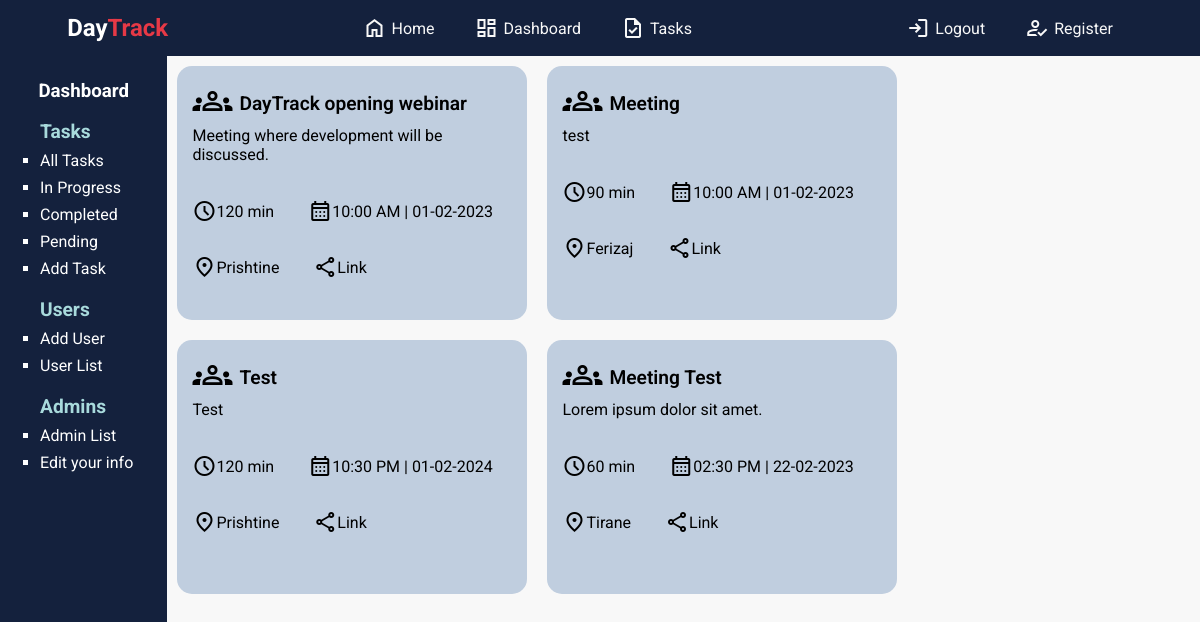
/dashboard/allmeetings.php (signed in), run on the app's committed database.
### tables this page shows
CREATE TABLE `meeting` (
  `ID` int(11) NOT NULL,
  `title` varchar(100) NOT NULL,
  `starttime` datetime NOT NULL,
  `length` int(11) NOT NULL,
  `location` varchar(100) NOT NULL,
  `link` varchar(100) NOT NULL,
  `description` varchar(100) NOT NULL,
  `admin` int(11) NOT NULL
);

### dbCon.php (called while the page is built, shortened)
<?php
    class dbCon{
        public $conn = null;
        private $host = 'localhost';
        private $database = 'daytrackdb';
        private $username = 'root';
        private $password = '';
        public function connDB(){
            try{
                $this->conn = new   PDO("mysql:host=$this->host;dbname=$this->database",
                                    $this->username,$this->password,
                                    [PDO::ATTR_DEFAULT_FETCH_MODE => PDO::FETCH_ASSOC]);
            } catch(PDOException  $pdoe){
                die("Nuk mund te lidhej ne bazen e te dhenave {$this->database}: ". $pdoe->getMessage());
            }
            return $this->conn;
        }
 }
?>

### logic/meeting.php (called while the page is built, shortened)
<?php
include_once(__DIR__."./../dbCon.php");
class Meeting extends dbCon{
    private $dbConnection;
    public function __construct($ID='',$title='',$starttime='',$length='',$location='',$link='',$description='',$admin='',$members=''){
        $this->dbConnection = $this->connDB();
    }
    public function showAllMeetings(){
        try{
            $sql = "SELECT * FROM meeting";
            $stm = $this->dbConnection->prepare($sql);
            $stm->execute();
            $users= $stm->fetchAll();
            return $users;
        } catch(Exception $e){
            return $e -> getMessage();
        }
    }
}
?>

### dashboard/allmeetings.php (the view, shortened to what this page needs)
<?php
    include_once("../dbCon.php");
    include_once("../logic/meeting.php");
  $text = "Login";
  $redirect = "../login.php";
  if(isset($_SESSION['username'])){
    $text = "Logout";
    $redirect = "../logout.php";
  }
?>
<!DOCTYPE html>
<html lang="en">
<head>
    <link rel="stylesheet" href="../style/dashboard.css">
    <link rel="stylesheet" href="../style/sty1.css">
    <link rel="stylesheet" href="../style/tables.css">
</head>
<body>
<header>
       <h2 style="margin:auto 0"> <a href="index.html" style="text-decoration:none;color:white" > Day<span style="color:var(--zorange)">Track</span> </a></h2>
       <ul >
           <li><a href="../index.php" class="header-links"><span style="padding-right:5px" class="material-symbols-outlined">
               </span> Home</a> </li>
           <li><a href="./dashboard.php" class="header-links"><span class="material-symbols-outlined" style="padding-right:5px">
               </span>Dashboard</a> </li>
           <li><a href="" class="header-links"><span class="material-symbols-outlined" style="padding-right:5px">
               </span>Tasks</a> </li>
       </ul>
       <ul>
           <li><a href="<?= $redirect ?>" class="header-links"><span class="material-symbols-outlined" style="padding-right:5px">
               </span><?= $text ?></a></li>
           <li><a href="register.html" class="header-links"><span class="material-symbols-outlined" style="padding-right:5px">
               </span>Register</a></li>
       </ul>
   </header>
   <main style="display:flex;">
    <aside class="aside">
        <h3 style="text-align:center;color:white" class="title">Dashboard</h3>
        <ul>
            <h4 style="color:white;font-size:1.2rem;margin:0;color:var(--blue1)">Tasks</h4>
        <li><a href="./dashboardalltasks.php">All Tasks </a></li>
        <li><a href="./dashboardinprogress.php">In Progress </a></li>
        <li><a href="./dashboardcompleted.php">Completed </a></li>
        <li><a href="./dashboardpending.php">Pending </a></li>
        <li><a href="./addtask.php">Add Task </a></li>
        <h4 style="color:white;font-size:1.2rem;margin:0;color:var(--blue1);margin-top:20px;">Users</h4>
        <li><a href="../register.php">Add User </a></li>
        <li><a href="./userlist.php">User List </a></li>
        <h4 style="color:white;font-size:1.2rem;margin:0;color:var(--blue1);margin-top:20px;">Admins</h4>
        <li><a href="./adminlist.php">Admin List </a></li>
        <li><a href="<?= "../func/updAdmin.php?ID=".$_SESSION["adminid"] ?>">Edit your info </a></li>
        </ul>
    </aside>
    <div class="main-content">
        <div class="meetingcard-container">
        <?php
        $mtng = new Meeting();
        $meetings = $mtng->showAllMeetings();
        foreach($meetings as $meeting){
        ?>
        <div class="meeting-card">
    <p class="card-title">
        <span style="font-size:2.5rem"class="material-symbols-outlined inline-icon" >groups</span>
                <?= $meeting["title"]?></p>
            <p class="card-desc"><?= $meeting["description"]?></p>
            <br>
            <div class="card-length">
            <p class="card-start" style="margin-right:30px">
                <span class="material-symbols-outlined">
                </span>
            <?= $meeting["length"]?> min
            </p>
            <p class="card-start">
            <span class="material-symbols-outlined">
            </span>
            <?= date_format(date_create($meeting["starttime"]), 'h:i A | d-m-Y ')?>
            </p>
            <p class="card-location">
                <span class="material-symbols-outlined">location_on
                </span>
            <?= $meeting["location"]?>
            </p>
            <a class="card-start"style="text-decoration:none;color:black;margin-left:30px" href="<?= $meeting["link"]?>">
                <span class="material-symbols-outlined">
                </span>
            Link
            </a>
        </div>
        </div>
        <?php }?>
    </div>
    </div>
    </main>
</body>
</html>

### style/dashboard.css (style rules this page uses)
aside { width:15rem; min-height:100vh; background-color:#14213d; padding-top:5px; }
aside ul { list-style-type:square; }
aside ul li { color:white; margin: 0.5rem 0px; }
aside ul li a { text-decoration: none; color:white; transition:0.2s ease; }
.meetingcard-container { display:flex; flex-direction:row; flex-wrap:wrap; }
.meeting-card { width:20rem; height:14rem; background-color:#c0cedf; margin:10px; padding:15px; border-radius:15px; }
.card-title { font-size:1.2rem; font-weight:600; display:inline-flex; justify-content:center; align-items:center; margin:0; }
.card-desc { margin:0; }
.card-location { display:inline-flex; justify-content:center; align-items:center; }
.card-start { display:inline-flex; justify-content:center; align-items:center; }
.inline-icon { padding-right:7px; padding-bottom:5px; }

### style/sty1.css (style rules this page uses)
:root { --zblue:#1d3557; --zorange:#e63946; --zgray:#f8f8f8; --blue1: #A8DADC; --blue2: #457B9D; }
body { margin:0 auto; font-family:'Roboto'; background-color:var(--zgray); }
header { background-color:#14213d; color:var(--zgray); display:flex; flex-wrap:wrap; min-width:100%; flex-direction:row; justify-content: space-around; }
header ul { display:flex; list-style: none; }
header ul li { margin-inline:20px; transition:0.2s ease-in; vertical-align: center; }
header ul li a { display:flex; justify-content: center; align-items: center; }
.header-links { text-decoration:none; color:var(--zgray); vertical-align: center; transition: 0.2s ease; }

### data on the page
meeting: title "DayTrack opening webinar", description "Meeting where development will be discussed.", length "120", starttime "10:00 AM | 01-02-2023", location "Prishtine"
meeting: title "Meeting", description "test", length "90", starttime "10:00 AM | 01-02-2023", location "Ferizaj"
meeting: title "Test", description "Test", length "120", starttime "10:30 PM | 01-02-2024", location "Prishtine"
meeting: title "Meeting Test", description "Lorem ipsum dolor sit amet.", length "60", starttime "02:30 PM | 22-02-2023", location "Tirane"

### other printed values
$text "Logout"
